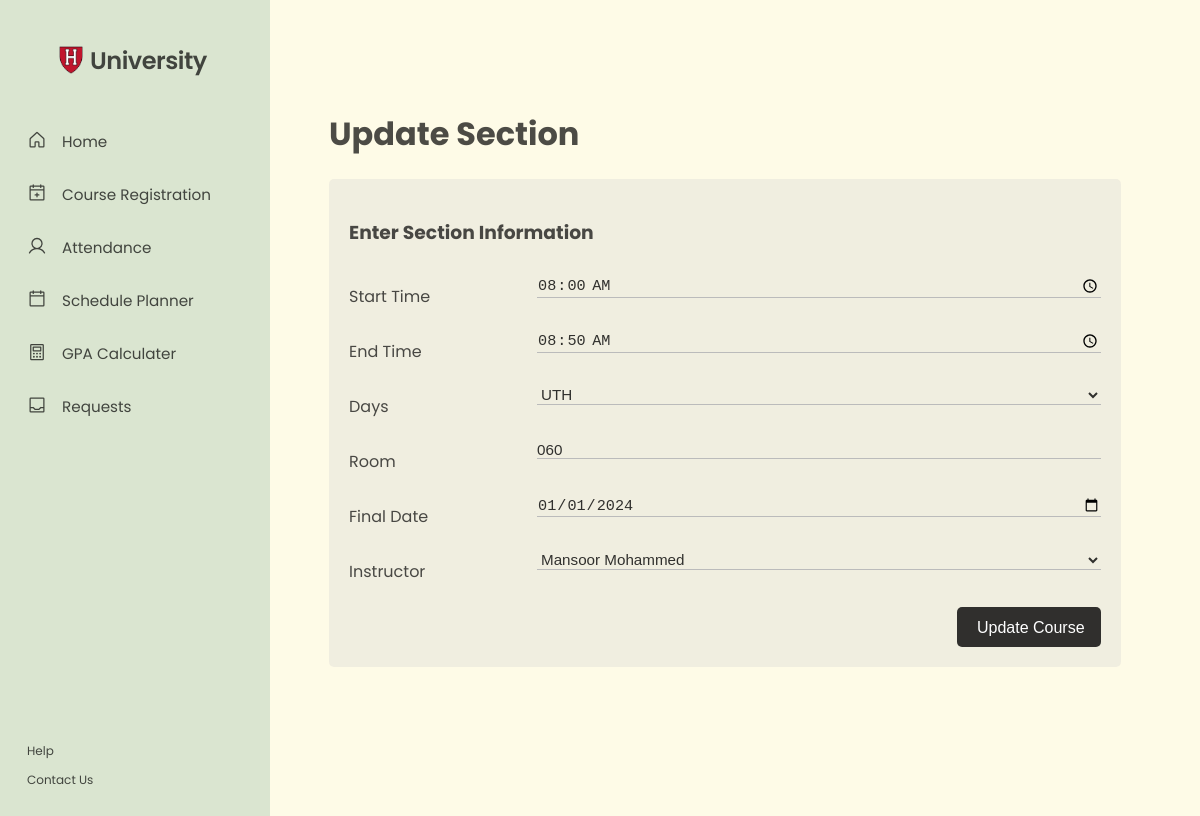
The app's page /HOD-updateSection.php?sectionID=21 with its own data.
### tables this page shows
CREATE TABLE `course_sections` (
  `ID` int(11) NOT NULL,
  `semesterID` int(11) DEFAULT NULL,
  `courseID` int(11) DEFAULT NULL,
  `sectionNumber` int(11) NOT NULL,
  `startTime` time NOT NULL,
  `endTime` time NOT NULL,
  `days` varchar(5) NOT NULL,
  `room` varchar(10) NOT NULL,
  `availableSeats` int(11) NOT NULL DEFAULT 25,
  `finalDate` date DEFAULT NULL,
  `instructorID` int(11) NOT NULL
);

CREATE TABLE `instructors` (
  `ID` int(11) NOT NULL,
  `username` varchar(50) NOT NULL,
  `fullName` varchar(100) NOT NULL,
  `phoneNumber` varchar(20) NOT NULL,
  `emailAddress` varchar(100) NOT NULL,
  `password` varchar(255) NOT NULL,
  `departmentID` int(11) NOT NULL
);

### HOD-updateSection.php (the view, shortened to what this page needs)
<?php
    if(isset($_GET['sectionID'])) {
        $sectionID = $_GET['sectionID'];
        try{
            require('Database/connection.php');
            $stmt = $db->prepare("SELECT * FROM course_sections WHERE ID=?");
            $stmt->execute(array($sectionID));
        }
        catch(PDOException $e){
            die($e->getMessage());
        }
    }
    else {
        die("Please Select a Valid Section");
    }
?>
<!DOCTYPE html>
<html lang="en">
<head>
    <link rel="stylesheet" href="generalstyling.css">
</head>
<body>
    <div class="wrapper">
        <div class="sidebar-wrapper">
        </div>
        <div class="pagecontent-wrapper" id="main">
            <div class="title" >
                <h1>Update Section</h1>
            </div>
            <div class="container">
                <form method='post' action='HOD-e4.php'>
                    <div class="row">
                        <td><h3>Enter Section Information</h3></td>
                    </div>
                    <?php
                        if($row = $stmt->fetch(PDO::FETCH_ASSOC)) {
                    ?>
                    <div class="row">
                        <div class="col-25">
                            <label for="Course Code">Start Time</label>
                        </div>
                        <div class="col-75">
                            <input
                                class="input-field"
                                type="time"
                                name="startTime"
                                value="<?php echo $row['startTime'];?>"
                                autocomplete="off"
                                required
                            >
                        </div>
                    </div>
                    <div class="row">
                        <div class="col-25">
                            <label for="Course Code">End Time</label>
                        </div>
                        <div class="col-75">
                            <input
                                class="input-field"
                                type="time"
                                name="endTime"
                                value="<?php echo $row['endTime'];?>"
                                autocomplete="off"
                                required
                            >
                        </div>
                    </div>
                    <div class='row'>
                        <div class='col-25'>
                            <label for='Section Days'>Days</label>
                        </div>
                        <div class='col-75'>
                            <select class='input-field' name='days' >
                                <option value='UTH'
                                <?php
                                    if("UTH" == $row['days'])
                                        echo "selected";
                                ?>
                                >UTH</option>
                            </select>
                        </div>
                    </div>
                    <div class="row">
                        <div class="col-25">
                            <label for="Credit Hours">Room</label>
                        </div>
                        <div class="col-75">
                            <input
                                class="input-field"
                                type="text"
                                maxlength="10"
                                name="room"
                                value="<?php echo $row['room'];?>"
                                autocomplete="off"
                                required
                            >
                        </div>
                    </div>
                    <div class='row'>
                        <div class='col-25'>
                            <label for='Final Date'>Final Date</label>
                        </div>
                        <div class='col-75'>
                            <input
                                class='input-field'
                                name='finalDate'
                                value="<?php echo $row['finalDate']?>"
                                type='date'
                                autocomplete='off'
                                required
                            />
                        </div>
                    </div>
                    <div class="row">
                            <div class='col-25'>
                                <label for='fname'>Instructor</label>
                            </div>
                            <div class='col-75'>
                                <?php
                                    echo "<select name='instructorID' class='input-field'>";
                                    try {
                                        require('Database/connection.php');
                                        $sql = "SELECT ID, fullName FROM instructors ORDER BY departmentID";
                                        $rs2 = $db->query($sql);
                                    }
                                    catch(PDOException $e) {
                                        die($e->getMessage());
                                    }
                                    foreach($rs2 as $option2) {
                                    $instructorID = $option2['ID'];
                                    echo "<option value='$instructorID'";
                                    if($row['instructorID'] == $instructorID)
                                        echo "selected";
                                    echo "> ". $option2['fullName'] . "</option>";
                                    }
                                    echo "</select>";
                                ?>
                            </div>
                        </div>
                    <div class="row" id="submitDiv">
                        <input class="submitBtn" type="submit" value="Update Course" name="updateCourseSubmit" />
                    </div>
                </form>
                <?php } ?>
            </div>
        </div>
    </div>
</body>

### generalstyling.css (style rules this page uses)
html { background-color: #FEFBE7; font-family: 'Poppins'; color: rgba(0, 0, 0, 0.7); }
#openbtn { background-color: #FEFBE7; }
.sidenav { height: 100%; width: 0; position: fixed; z-index: 1; top: 0; left: 0; background-color: #DAE5D0; overflow-x: hidden; transition: 0.5s; white-space: nowrap; display: none; }
.logo { display: flex; align-items: center; padding-bottom: 2%; padding-top: 4%; height: 10%; }
.logo img { width: 28px; margin-left: 21%; }
.logo h4 { font-size: 1.5rem; font-weight: 600; letter-spacing: -0.5px; font-family: "Poppins", sans-serif; padding-left: 2%; }
#sidenav-head { display: flex; flex-direction: column; }
.sideElement a, #sidenav-footer a { display: block; color: rgba(0, 0, 0, 0.7); padding: 8px 8px 8px 32px; text-decoration: none; font-family: "Poppins", sans-serif; font-size: 0.95rem; transition: 0.3s; }
.sideElement { display: flex; flex-direction: row; }
.sideElement a { display: block; padding: 15px; }
#icon { padding-top: 15px; padding-left: 10%; height: 20px; width: 20px; opacity: 0.7; }
#spacing { height: 25%; }
#sidenav-footer { display: flex; flex-direction: column; height: fit-content; left: 1%; bottom: 2%; }
#sidenav-footer a { font-size: 0.75rem; padding: 2% 10%; }
#main { transition: .5s; padding: 3% 6%; }
.wrapper { height: 100vw; }
@media screen and (min-width: 992px) { .sidenav { width: 270px; display: block; } }
@media screen and (min-width: 992px) { #main { margin-left: 250px; } }
.container { border-radius: 5px; background-color: rgba(236, 232, 221, 0.7); padding: 20px; }
.col-25 { float: left; width: 25%; margin-top: 6px; }
.col-75 { float: left; width: 75%; margin-top: 6px; }
label { padding: 12px 12px 12px 0; display: inline-block; }
.input-field { width: 100%; height: 100%; background: none; border: none; outline: none; border-bottom: 1px solid #bbb; padding: 0; font-size: 0.95rem; color: rgba(0, 0, 0, 0.8); transition: 0.4s; resize: vertical; }
.submitBtn { width: 9rem; height: 40px; background-color:rgba(0, 0, 0, 0.8); color: #fff; border: none; padding: 12px 20px; cursor: pointer; float: right; border-radius: 5px; font-size: 1rem; transition: 0.3s; }
#submitDiv { margin-top: 0.7rem; }
.row:after { content: ""; display: table; clear: both; }

### records on screen
course_sections: startTime "08:00:00", endTime "08:50:00", days "UTH", room "060", finalDate "01/01/2024", instructorID "Mansoor Mohammed"
